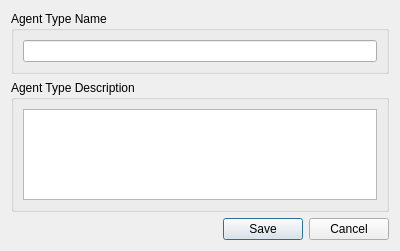
<ui version="4.0" >
 <class>XWidgetEditAgent</class>
 <widget class="QWidget" name="XWidgetEditAgent" >
  <property name="geometry" >
   <rect>
    <x>0</x>
    <y>0</y>
    <width>400</width>
    <height>251</height>
   </rect>
  </property>
  <property name="windowTitle" >
   <string>Form</string>
  </property>
  <layout class="QVBoxLayout" >
   <item>
    <widget class="QGroupBox" name="groupBox" >
     <property name="title" >
      <string>Agent Type Name</string>
     </property>
     <layout class="QVBoxLayout" >
      <item>
       <widget class="QLineEdit" name="name" />
      </item>
     </layout>
    </widget>
   </item>
   <item>
    <widget class="QGroupBox" name="groupBox_3" >
     <property name="title" >
      <string>Agent Type Description</string>
     </property>
     <layout class="QVBoxLayout" >
      <item>
       <widget class="QTextEdit" name="description" />
      </item>
     </layout>
    </widget>
   </item>
   <item>
    <widget class="QDialogButtonBox" name="buttonBox" >
     <property name="orientation" >
      <enum>Qt::Horizontal</enum>
     </property>
     <property name="standardButtons" >
      <set>QDialogButtonBox::Cancel|QDialogButtonBox::NoButton|QDialogButtonBox::Save</set>
     </property>
     <property name="centerButtons" >
      <bool>false</bool>
     </property>
    </widget>
   </item>
   <item>
    <spacer>
     <property name="orientation" >
      <enum>Qt::Vertical</enum>
     </property>
     <property name="sizeHint" >
      <size>
       <width>20</width>
       <height>40</height>
      </size>
     </property>
    </spacer>
   </item>
  </layout>
 </widget>
 <resources/>
 <connections/>
</ui>
